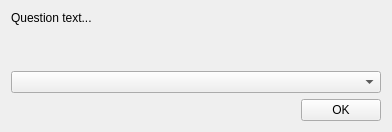
<?xml version="1.0" encoding="UTF-8"?>
<ui version="4.0">
 <class>QtSelectWidget</class>
 <widget class="QWidget" name="QtSelectWidget">
  <property name="geometry">
   <rect>
    <x>0</x>
    <y>0</y>
    <width>392</width>
    <height>132</height>
   </rect>
  </property>
  <property name="sizePolicy">
   <sizepolicy hsizetype="Preferred" vsizetype="Maximum">
    <horstretch>0</horstretch>
    <verstretch>0</verstretch>
   </sizepolicy>
  </property>
  <property name="windowTitle">
   <string>Form</string>
  </property>
  <layout class="QVBoxLayout" name="verticalLayout">
   <item>
    <widget class="QLabel" name="question_txt">
     <property name="text">
      <string>Question text...</string>
     </property>
     <property name="wordWrap">
      <bool>true</bool>
     </property>
    </widget>
   </item>
   <item>
    <spacer name="verticalSpacer">
     <property name="orientation">
      <enum>Qt::Vertical</enum>
     </property>
     <property name="sizeHint" stdset="0">
      <size>
       <width>20</width>
       <height>40</height>
      </size>
     </property>
    </spacer>
   </item>
   <item>
    <widget class="QComboBox" name="options_box"/>
   </item>
   <item>
    <layout class="QHBoxLayout" name="horizontalLayout">
     <item>
      <spacer name="horizontalSpacer">
       <property name="orientation">
        <enum>Qt::Horizontal</enum>
       </property>
       <property name="sizeHint" stdset="0">
        <size>
         <width>40</width>
         <height>20</height>
        </size>
       </property>
      </spacer>
     </item>
     <item>
      <widget class="QPushButton" name="ok_btn">
       <property name="text">
        <string>OK</string>
       </property>
      </widget>
     </item>
    </layout>
   </item>
  </layout>
 </widget>
 <resources/>
 <connections/>
</ui>
